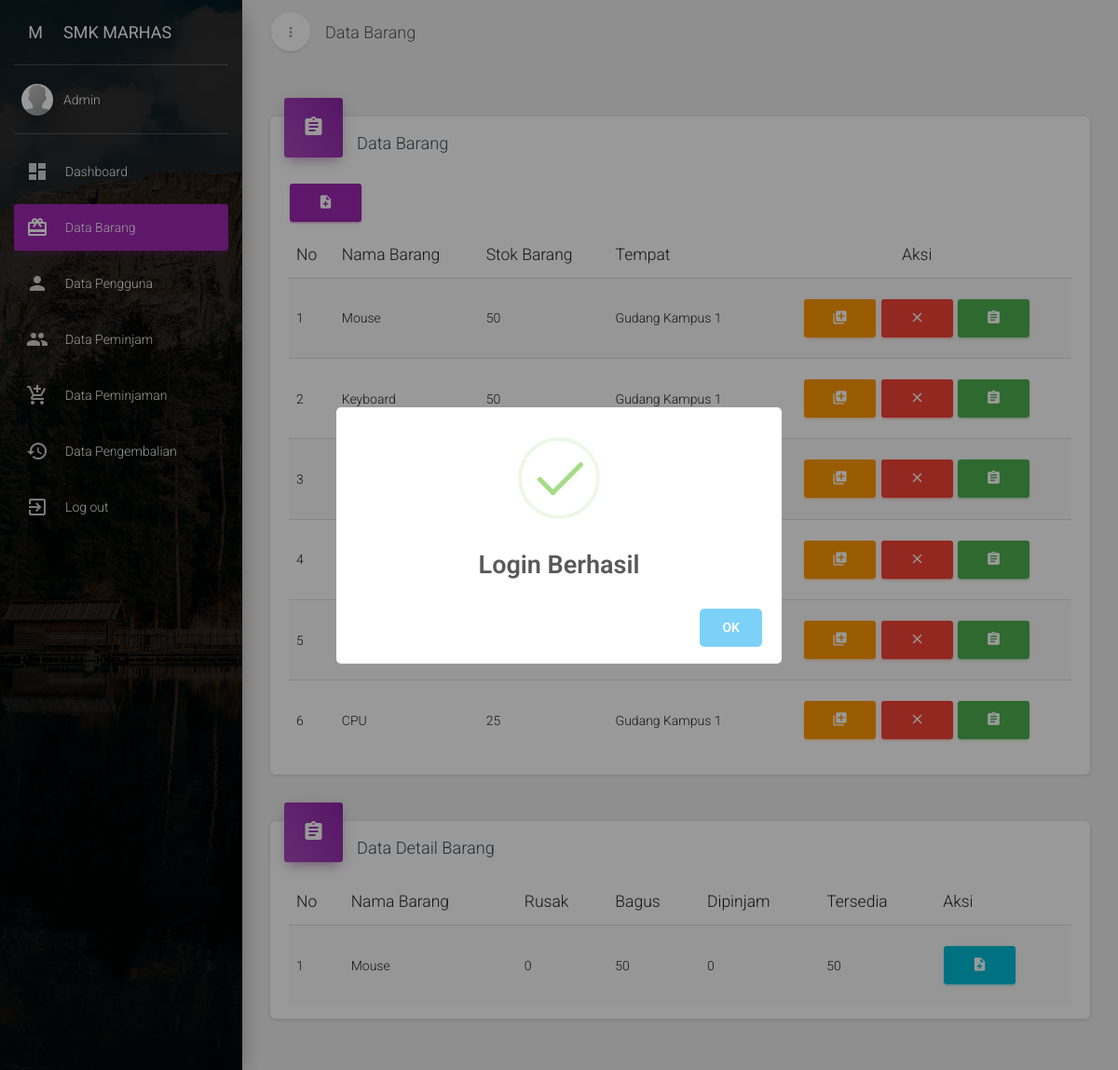
/system/home.php?menu=2&idb=1 (signed in), run on the app's committed database.
### tables this page shows
CREATE TABLE `barang` (
  `id_barang` int(11) NOT NULL,
  `nama` varchar(50) DEFAULT NULL,
  `stok` int(11) DEFAULT NULL,
  `tempat` varchar(50) DEFAULT NULL
);

CREATE TABLE `detail_barang` (
  `id_detail_barang` int(11) NOT NULL,
  `id_barang` int(11) NOT NULL,
  `kondisi` varchar(50) NOT NULL,
  `status` varchar(50) NOT NULL
);

### system/barang/barang.php (the view, shortened to what this page needs)
			<a class="navbar-brand" href="#"> Data Barang </a>
    </div>
    <div class="collapse navbar-collapse">
    </div>
  </div>
</nav>
<div class="content">
  <div class="container-fluid">
    <div class="row">
      <div class="col-md-12">
          <div class="card">
              <div class="card-header card-header-icon" data-background-color="purple">
                  <i class="material-icons">assignment</i>
              </div>
              <div class="card-content">
                  <h4 class="card-title">Data Barang</h4>
                  <button type="button" class="btn btn-primary" data-toggle="modal" data-target="#exampleModal">
                    <i class="material-icons">note_add</i>
                  </button>
                  <div class="material-datatables">
                      <table id="datatables" class="table table-striped table-no-bordered table-hover" cellspacing="0" width="100%" style="width:100%">
                          <thead>
                              <tr>
                                  <th>No</th>
                                  <th>Nama Barang</th>
                                  <th>Stok Barang</th>
                                  <th>Tempat</th>
                                  <th class="disabled-sorting" style="text-align: center;">Aksi</th>
                              </tr>
                          </thead>
                          <tbody>
                              <?php
                         $query = mysqli_query($conn, "SELECT * FROM barang");
                         $i = 1;
                         while ($data=mysqli_fetch_array($query)) {
                           $id = $data['id_barang'];
                           ?>
                           <tr>
                            <td><?= $i?></td>
                            <td><?= $data['nama']?></td>
                            <td><?= $data['stok']?></td>
                            <td><?= $data['tempat']?></td>
                            <td style="text-align: center;">
                              <a data-toggle="modal" data-target="#edit<?= $data['id_barang']?>" class="btn btn-warning"><i class="material-icons">library_add</i></a>
                              <a class="btn btn-danger" onclick="hapus('barang/hapus.php?id=<?= $id?>')"><i class="material-icons">close</i></a>
                              <a href="home.php?menu=2&idb=<?= $data['id_barang']?>" class="btn btn-success"><i class="material-icons">assignment</i></a>
                            </td>
                          </tr>
                          <div class="modal fade" id="edit<?= $data['id_barang']?>" tabindex="-1" role="dialog" aria-labelledby="exampleModalLabel" aria-hidden="true">
                        <?php
                        $i++;}
                        ?>
                      </tbody>
                    </table>
                  </div>
              </div>
          </div>
      </div>
      <div class="col-md-12">
          <div class="card">
              <div class="card-header card-header-icon" data-background-color="purple">
                  <i class="material-icons">assignment</i>
              </div>
              <div class="card-content">
                  <h4 class="card-title">Data Detail Barang</h4>
                  <div class="material-datatables">
                      <table id="datatable" class="table table-striped table-no-bordered table-hover" cellspacing="0" width="100%" style="width:100%">
                          <thead>
                              <tr>
                                  <th>No</th>
                                  <th>Nama Barang</th>
                                  <th>Rusak</th>
                                  <th>Bagus</th>
                                  <th>Dipinjam</th>
                                  <th>Tersedia</th>
                                  <th>Aksi</th>
                              </tr>
                          </thead>
                          <tbody>
                              <?php
                               if (isset($_GET['idb'])) {
                                 $idb = $_GET['idb'];
                                 $query = mysqli_query($conn, "SELECT * FROM detail_barang where id_barang='$idb' group by id_barang asc");
                                 $i = 1;
                                 while ($data=mysqli_fetch_array($query)) {
                                   $id = $data['id_barang'];
                                   $qnama = mysqli_query($conn, "SELECT * FROM barang where id_barang='$id'");
                                   $nama = mysqli_fetch_array($qnama);
                                   $qrusak = mysqli_query($conn, "SELECT * FROM detail_barang where id_barang='$id' and kondisi='Rusak'");
                                   $jrusak = mysqli_num_rows($qrusak);
                                   $qbagus = mysqli_query($conn, "SELECT * FROM detail_barang where id_barang='$id' and kondisi='Bagus'");
                                   $jbagus = mysqli_num_rows($qbagus);
                                   $qdip = mysqli_query($conn, "SELECT * FROM detail_barang where id_barang='$id' and status='Dipinjam'");
                                   $jdip = mysqli_num_rows($qdip);
                                   $qter = mysqli_query($conn, "SELECT * FROM detail_barang where id_barang='$id' and status='Tersedia'");
                                   $jter = mysqli_num_rows($qter);
                                   ?>
                                   <tr>
                                    <td><?= $i?></td>
                                    <td><?= $nama['nama']?></td>
                                    <td><?= $jrusak?></td>
                                    <td><?= $jbagus?></td>
                                    <td><?= $jdip?></td>
                                    <td><?= $jter?></td>
                                    <td>
                                      <a href="barang/ebarang.php?id=<?= $id?>" class="btn btn-info"><i class="material-icons">note_add</i></a>
                                    </td>
                                  </tr>
                                <?php
                                $i++;}
                               }
                              ?>
                          </tbody>
                        </table>
                  </div>
              </div>
          </div>
      </div>
    </div>
  </div>
</div>
</div>

### data on the page
barang: nama "Mouse", stok "50", tempat "Gudang Kampus 1"
barang: nama "Keyboard", stok "50", tempat "Gudang Kampus 1"
barang: nama "CPU", stok "25", tempat "Gudang Kampus 1"
detail_barang: id_barang.nama "Mouse", jrusak "0", jbagus "50", jdip "0", jter "50"

### other printed values
$_SESSION['nama'] "Admin"
